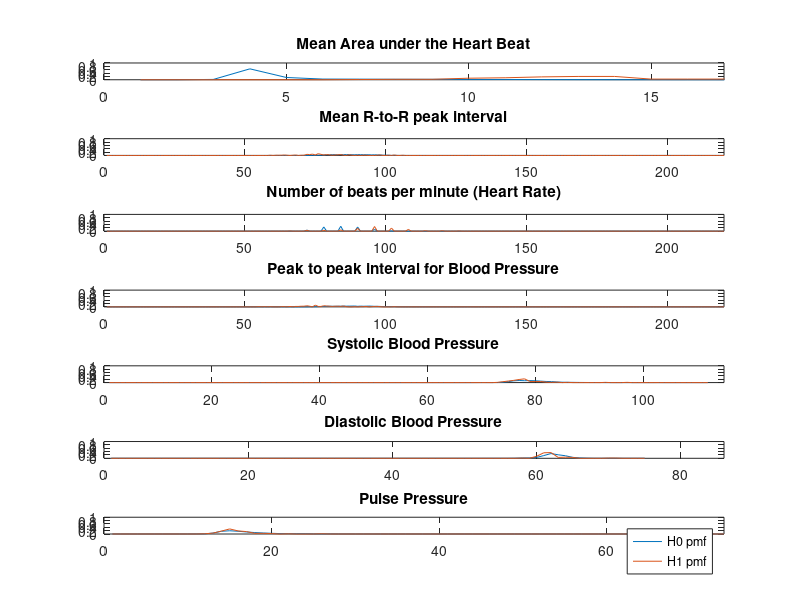
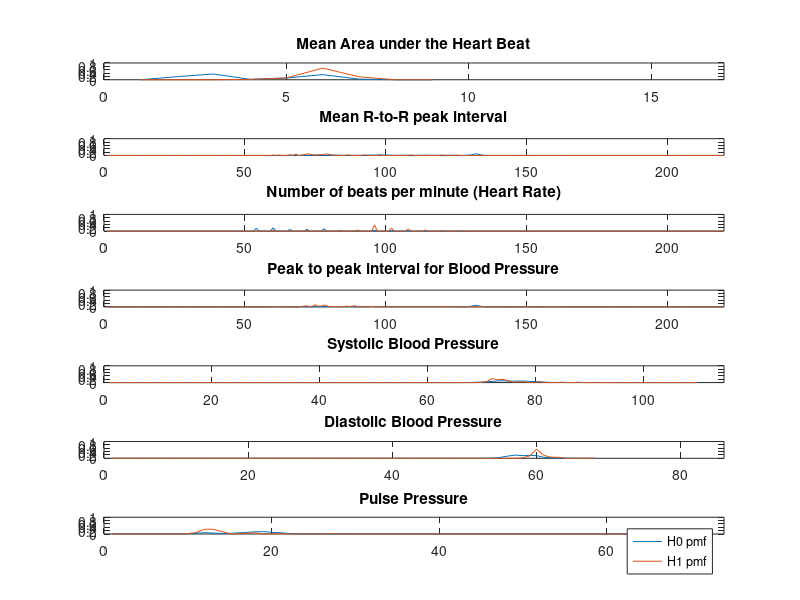
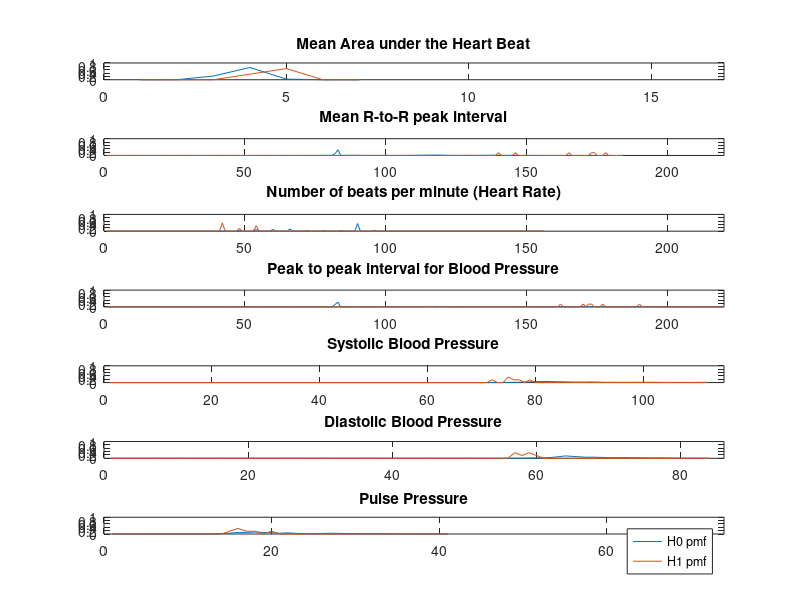
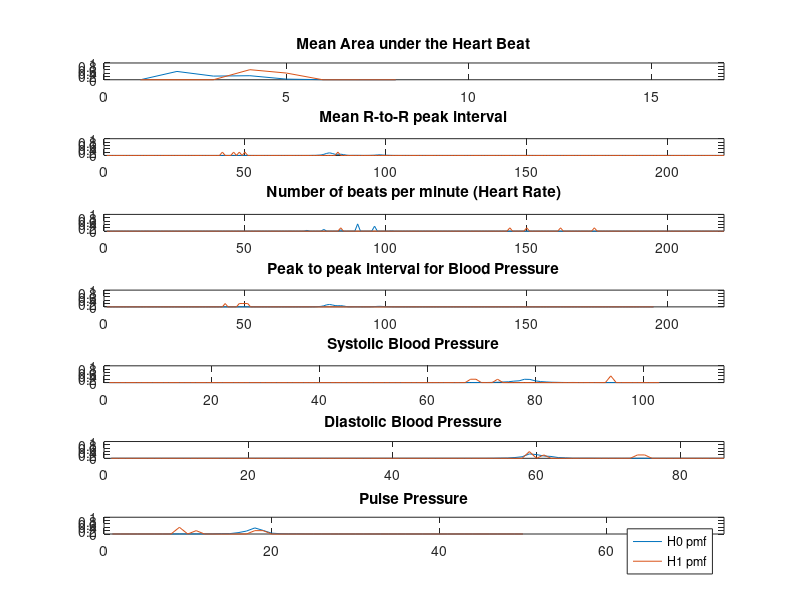

Write MATLAB code to recreate these figures, in order.
close all;
clear all;

%%Task 0
%Load in data sets and make it readable.
dat1_const = load('patient_data/1_a41178.mat');
dat2_const = load('patient_data/2_a42126.mat');
dat3_const = load('patient_data/3_a40076.mat');
dat4_const = load('patient_data/4_a40050.mat');
dat5_const = load('patient_data/5_a41287.mat');
dat6_const = load('patient_data/6_a41846.mat');
dat7_const = load('patient_data/7_a41846.mat');
dat8_const = load('patient_data/8_a42008.mat');
dat9_const = load('patient_data/9_a41846.mat');

%put in array for simplification of data management
dat_array = [dat1_const, dat2_const, dat3_const, dat4_const, dat5_const, dat6_const, dat7_const, dat8_const, dat9_const];

%X_length: stores number of data points per patient for data, training,
%test
all_length = zeros(1, 9);
training_length = zeros(1,9);
testing_length = zeros(1, 9);
for k = 1:9
    %store the number of elements to perform operations with
    all_length(k) = length(dat_array(k).all_data);
    training_length(k) = floor(all_length(k) * 2/3);
    testing_length(k) = all_length(k) - training_length(k);
    dat_array(k).all_data = floor(dat_array(k).all_data);
   
end

%initialize all data sets for permuatations
for k = 1:9
    train(k).all_data = dat_array(k).all_data(:,1:training_length(k));
    train(k).all_labels = dat_array(k).all_labels(:,1:training_length(k));
    test(k).all_data = dat_array(k).all_data(:, training_length(k)+1:all_length(k));
    test(k).all_labels = dat_array(k).all_labels(:, training_length(k)+1:all_length(k));
end

for k = 1:9
   for j = 1:7
      index1 = 1;
      index0 = 1;
      for p = 1: training_length(k)
          if(train(k).all_labels(1, p) == 1)
              train(k).goldens(j, index1) = train(k).all_data(j,p);
              index1 = index1 + 1;
          end
          if(train(k).all_labels(1, p) == 0)
              train(k).nongoldens(j,index0) = train(k).all_data(j,p);
              index0 = index0 + 1;
          end
      end
   end
end
% the above function creates non-golden data and golden data
% Task 1
% a: Calculate prior probabilities of P(H1) an dP(H0)
for k = 1:9
    prior_H1(k) = sum(train(k).all_labels)/training_length(k);
    prior_H0(k) = 1 - prior_H1(k);
end

%b: construct likelihood matrices for each of the seven features
feature_labels = {'Mean Area under the Heart Beat','Mean R-to-R peak interval','Number of beats per minute (Heart Rate)','Peak to peak interval for Blood Pressure','Systolic Blood Pressure','Diastolic Blood Pressure','Pulse Pressure'};
feature_max_length = [17, 220, 220, 220, 115, 86, 74];

likelihood_matrix_all_features = cell(9,7);
    
for k = 1:9
    for j = 1:7
        goldens_tabulated = tabulate(train(k).goldens(j,:))';
        nongoldens_tabulated = tabulate(train(k).nongoldens(j,:))';
        Xi = union(goldens_tabulated(1,:), nongoldens_tabulated(1,:));
        likelihood_matrix_all_features{k,j} = zeros(5,length(Xi));
        
        for idx = 1:length(Xi) %idx iterates over Xi
            likelihood_matrix_all_features{k,j}(1,idx) = Xi(idx);
            %populate h1 row in likelihood matrix of jth feature
            if ismember(Xi(idx),goldens_tabulated(1,:))
                golden_index_of_Xi_value = find(goldens_tabulated(1,:)==Xi(idx),1);
                likelihood_matrix_all_features{k,j}(2,idx) = goldens_tabulated(3, golden_index_of_Xi_value)/100;
            else
                likelihood_matrix_all_features{k,j}(2,idx) = 0;
            end
            
            %populate h0 row in likelihood matrix of jth feature
            if ismember(Xi(idx),nongoldens_tabulated(1,:))
                nongolden_index_of_Xi_value = find(nongoldens_tabulated(1,:)==Xi(idx),1);
                likelihood_matrix_all_features{k,j}(3,idx) = nongoldens_tabulated(3, nongolden_index_of_Xi_value)/100;
            else
                likelihood_matrix_all_features{k,j}(3,idx) = 0;
            end
            
        end
    end
end
        

for k = 1:9
    figure;
    for j = 1:7
       subplot(7, 1, j); 
        plot(likelihood_matrix_all_features{k,j}(3,:));
        
        % Add feature titles and set axis for each subplot
        title(feature_labels(j));
        axis([0 feature_max_length(j) 0 1]);
        
        hold on; 
        plot(likelihood_matrix_all_features{k,j}(2,:));
    end
    legend('H0 pmf', 'H1 pmf');
end

for k = 1:9
    for j = 1:7
        for i = 1:length(likelihood_matrix_all_features{k,j}(1,:))
                if(likelihood_matrix_all_features{k,j}(2,i) >= likelihood_matrix_all_features{k,j}(3,i))
                    likelihood_matrix_all_features{k,j}(4,i) = 1;
                else 
                    likelihood_matrix_all_features{k,j}(4,i) = 0;
                end
                if(likelihood_matrix_all_features{k,j}(2,i) * prior_H1(k) >= likelihood_matrix_all_features{k,j}(3,i)*prior_H0(k))
                    likelihood_matrix_all_features{k,j}(5,i) = 1;
                else
                    likelihood_matrix_all_features{k,j}(5,i) = 0;
                end
        end
    end
end

HT_table_array = likelihood_matrix_all_features;
for k = 1:9
    for j = 1:7
        HT_table_array{k,j} = HT_table_array{k,j}';
    end
end

Error_table_array = cell(9,7);

for k = 1:9
    prior_H1_test(k) = sum(test(k).all_labels);
    prior_H0_test(k) = testing_length(k) - prior_H1_test(k);
end

for k = 1:9
    for j = 1:7
        Error_table_array{k,j} = zeros(2,3);
        
        missed_detect_MAP = 0;
        false_alarm_MAP = 0;
        error_MAP = 0;
        
        missed_detect_ML = 0;
        false_alarm_ML = 0;
        error_ML = 0;
        
        for i = 1:testing_length(k)
            if ismember(test(k).all_data(j,i), HT_table_array{k,j}(:,1))
            %if that measurement value was in HT_table_array
                measurement_index = find(HT_table_array{k,j}(:,1)==test(k).all_data(j,i),1);
                ML = HT_table_array{k,j}(measurement_index,4); %ML value
                MAP = HT_table_array{k,j}(measurement_index,5); %MAP value
            else
            %if not then rule in favor of H1
                ML = 1;
                MAP = 1;
            end
            
            %physician alarm for this measurement
            golden_value = test(k).all_labels(i);
            
            %ML counter increments
            if (ML == 1 && golden_value == 0)
                false_alarm_ML = false_alarm_ML + 1;
            end
            
            if (ML == 0 && golden_value == 1)
                missed_detect_ML = missed_detect_ML + 1;
            end
            
            if ((ML == 1 && golden_value == 0) || (ML == 0 && golden_value == 1))
                error_ML = error_ML + 1;
            end
            
            %MAP counter increments
            if (MAP == 1 && golden_value == 0)
                false_alarm_MAP = false_alarm_MAP + 1;
            end
            
            if (MAP == 0 && golden_value == 1)
                missed_detect_MAP = missed_detect_MAP + 1;
            end
            
            if ((MAP == 1 && golden_value == 0) || (MAP == 0 && golden_value == 1))
                error_MAP = error_MAP + 1;
            end
        end
        Error_table_array{k,j}(1,1) = false_alarm_ML/prior_H0_test(k);
        Error_table_array{k,j}(1,2) = missed_detect_ML/prior_H1_test(k);
        Error_table_array{k,j}(1,3) = error_ML/testing_length(k);
        
        Error_table_array{k,j}(2,1) = false_alarm_MAP/prior_H0_test(k);
        Error_table_array{k,j}(2,2) = missed_detect_MAP/prior_H1_test(k);
        Error_table_array{k,j}(2,3) = error_MAP/testing_length(k);
    end
end

%% Task 2
%For every patient, find the lowest correlations
    %Make data sets that are all the same length (1412, shortest data 
    % length) for comparison
for k = 1:9
    for j = 1:7
        for h = 1:1412
        train(k).short(j, h) = train(k).all_data(j,h);
        end
    end
end

for k = 1:9
    for j = 1:7
        for h = 1:7
            correlation = corrcoef(train(k).short(j,:), train(k).short(h,:));
            train(k).corr(j,h) = correlation(2,1);
        end
    end
end

%Two features with lowest MAP errors (MAP error lower than ML error)
for k = 1:9
    for j = 1:7
        error_table(k,j) = Error_table_array{k,j}(2,3);
    end
end

%combine these features to find the best two features to use
for k = 1:9
    for j = 1:7
        for h = 1:7
            error_array(j,h) = abs(error_table(k,j)*error_table(k,h));
            train(k).patient_pref(j,h) = abs(error_array(j,h)*train(k).corr(j,h));
            patient_pref(k,j,h) = abs(error_array(j,h)*train(k).corr(j,h));
        end
    end
    figure;
    surf(error_array);
    title(['Error, patient ', num2str(k)]);
    figure;
    surf(abs(train(k).corr));
    title(['Correlation, patient ', num2str(k)]);
    figure;
    surf(train(k).patient_pref);
    title(['Preference, patient ', num2str(k)]);
end

for k = 1:9
    best_error(k) = min(min(patient_pref(k,:,:)));
    for j = 1:7
        for h = 1:7
            if patient_pref(k,j,h) == best_error(k)
                features(k,1) = h;
                features(k,2) = j;
                features(k,3) = best_error(k);
            end
        end
    end
end




%% Task 3.1
%3.1a - Generate likelihood matrices from feature pairs
%Assuming independent features, so P(X=k,Y=j) = P(X=k)P(Y=j)
patient_itt = [1,3,4]; % use this to itterate over all 3 patients
feature_itt = [2 7; 3 7; 7 1;];
for p = 1:3
    pos = 0;
    for k = 1:length(HT_table_array{patient_itt(p),feature_itt(p,1)}) % Iterate over all of the first feature
        for j = 1:length(HT_table_array{patient_itt(p),feature_itt(p,2)}) % Iterate over all of the second feature
            pos = pos + 1;
            Joint_HT_table{p}(pos,1) = k;
            Joint_HT_table{p}(pos,2) = j;
            % Calculate P(X=k,Y=j | H1)
            Joint_HT_table{p}(pos,3) = HT_table_array{patient_itt(p),feature_itt(p,1)}(k,2) * HT_table_array{patient_itt(p),feature_itt(p,2)}(j,2);
            % Calculate P(X=k,Y=j | H0)
            Joint_HT_table{p}(pos,4) = HT_table_array{patient_itt(p),feature_itt(p,1)}(k,3) * HT_table_array{patient_itt(p),feature_itt(p,2)}(j,3);


            %3.1b - Generate MAP and ML decision rule vectors
            % MAP first
            if(Joint_HT_table{p}(pos,3) >= Joint_HT_table{p}(pos,4))
                Joint_HT_table{p}(pos,5) = 1;
            else
                Joint_HT_table{p}(pos,5) = 0;
            end
            % ML with H1 favorable for breaking ties
            if(Joint_HT_table{p}(pos,3) * prior_H1(patient_itt(p)) >= Joint_HT_table{p}(pos,4) * prior_H0(patient_itt(p))) % TODO: grab relevant prior_H1 and prior_H0
                Joint_HT_table{p}(pos,6) = 1;
            else
                Joint_HT_table{p}(pos,6) = 0;
            end

            %prep for 3.1d
            mesh_table{p,1}(k,j) = Joint_HT_table{p}(pos,3);
            mesh_table{p,2}(k,j) = Joint_HT_table{p}(pos,4);
        end
    end
end


%3.1d - Plot conditional joint PMFs
for p = 1:3
    %title(); %TODO: create titles for each of these graphs
    mesh(mesh_table{p,1}); % H0 hypothesis
    mesh(mesh_table{p,2}); % H1 hypothesis
end

%% Task 3.2
% Calculate alarms for the testing data set based on
